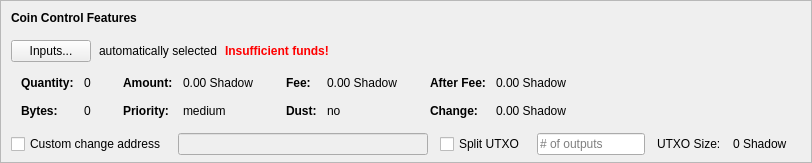
    <widget class="QFrame" name="frameCoinControl">
     <property name="sizePolicy">
      <sizepolicy hsizetype="Expanding" vsizetype="Expanding">
       <horstretch>0</horstretch>
       <verstretch>0</verstretch>
      </sizepolicy>
     </property>
     <property name="maximumSize">
      <size>
       <width>16777215</width>
       <height>16777215</height>
      </size>
     </property>
     <property name="frameShape">
      <enum>QFrame::StyledPanel</enum>
     </property>
     <property name="frameShadow">
      <enum>QFrame::Sunken</enum>
     </property>
     <layout class="QVBoxLayout" name="verticalLayoutCoinControl2">
      <property name="spacing">
       <number>0</number>
      </property>
      <property name="leftMargin">
       <number>0</number>
      </property>
      <property name="topMargin">
       <number>0</number>
      </property>
      <property name="rightMargin">
       <number>0</number>
      </property>
      <property name="bottomMargin">
       <number>6</number>
      </property>
      <item>
       <layout class="QVBoxLayout" name="verticalLayoutCoinControl" stretch="0,0,0,0,1">
        <property name="spacing">
         <number>0</number>
        </property>
        <property name="leftMargin">
         <number>10</number>
        </property>
        <property name="topMargin">
         <number>10</number>
        </property>
        <item>
         <layout class="QHBoxLayout" name="horizontalLayoutCoinControl1">
          <property name="bottomMargin">
           <number>15</number>
          </property>
          <item>
           <widget class="QLabel" name="labelCoinControlFeatures">
            <property name="sizePolicy">
             <sizepolicy hsizetype="Preferred" vsizetype="Maximum">
              <horstretch>0</horstretch>
              <verstretch>0</verstretch>
             </sizepolicy>
            </property>
            <property name="font">
             <font>
              <weight>75</weight>
              <bold>true</bold>
             </font>
            </property>
            <property name="styleSheet">
             <string notr="true">font-weight:bold;</string>
            </property>
            <property name="text">
             <string>Coin Control Features</string>
            </property>
           </widget>
          </item>
         </layout>
        </item>
        <item>
         <layout class="QHBoxLayout" name="horizontalLayoutCoinControl2" stretch="0,0,0,0">
          <property name="spacing">
           <number>8</number>
          </property>
          <property name="bottomMargin">
           <number>10</number>
          </property>
          <item>
           <widget class="QPushButton" name="pushButtonCoinControl">
            <property name="styleSheet">
             <string notr="true"/>
            </property>
            <property name="text">
             <string>Inputs...</string>
            </property>
            <property name="autoDefault">
             <bool>false</bool>
            </property>
           </widget>
          </item>
          <item>
           <widget class="QLabel" name="labelCoinControlAutomaticallySelected">
            <property name="text">
             <string>automatically selected</string>
            </property>
            <property name="margin">
             <number>5</number>
            </property>
           </widget>
          </item>
          <item>
           <widget class="QLabel" name="labelCoinControlInsuffFunds">
            <property name="font">
             <font>
              <weight>75</weight>
              <bold>true</bold>
             </font>
            </property>
            <property name="styleSheet">
             <string notr="true">color:red;font-weight:bold;</string>
            </property>
            <property name="text">
             <string>Insufficient funds!</string>
            </property>
            <property name="margin">
             <number>5</number>
            </property>
           </widget>
          </item>
          <item>
           <spacer name="horizontalSpacerCoinControl">
            <property name="orientation">
             <enum>Qt::Horizontal</enum>
            </property>
            <property name="sizeHint" stdset="0">
             <size>
              <width>40</width>
              <height>1</height>
             </size>
            </property>
           </spacer>
          </item>
         </layout>
        </item>
        <item>
         <widget class="QWidget" name="widgetCoinControl" native="true">
          <property name="sizePolicy">
           <sizepolicy hsizetype="Preferred" vsizetype="Preferred">
            <horstretch>0</horstretch>
            <verstretch>0</verstretch>
           </sizepolicy>
          </property>
          <property name="minimumSize">
           <size>
            <width>0</width>
            <height>0</height>
           </size>
          </property>
          <property name="styleSheet">
           <string notr="true"/>
          </property>
          <layout class="QHBoxLayout" name="horizontalLayoutCoinControl5">
           <property name="leftMargin">
            <number>0</number>
           </property>
           <property name="topMargin">
            <number>0</number>
           </property>
           <property name="rightMargin">
            <number>0</number>
           </property>
           <property name="bottomMargin">
            <number>0</number>
           </property>
           <item>
            <layout class="QHBoxLayout" name="horizontalLayoutCoinControl3" stretch="0,0,0,1">
             <property name="spacing">
              <number>20</number>
             </property>
             <property name="topMargin">
              <number>0</number>
             </property>
             <property name="bottomMargin">
              <number>10</number>
             </property>
             <item>
              <layout class="QFormLayout" name="formLayoutCoinControl1">
               <property name="horizontalSpacing">
                <number>10</number>
               </property>
               <property name="verticalSpacing">
                <number>14</number>
               </property>
               <property name="leftMargin">
                <number>10</number>
               </property>
               <property name="topMargin">
                <number>4</number>
               </property>
               <property name="rightMargin">
                <number>6</number>
               </property>
               <item row="0" column="0">
                <widget class="QLabel" name="labelCoinControlQuantityText">
                 <property name="font">
                  <font>
                   <weight>75</weight>
                   <bold>true</bold>
                  </font>
                 </property>
                 <property name="text">
                  <string>Quantity:</string>
                 </property>
                 <property name="margin">
                  <number>0</number>
                 </property>
                </widget>
               </item>
               <item row="0" column="1">
                <widget class="QLabel" name="labelCoinControlQuantity">
                 <property name="cursor">
                  <cursorShape>IBeamCursor</cursorShape>
                 </property>
                 <property name="contextMenuPolicy">
                  <enum>Qt::ActionsContextMenu</enum>
                 </property>
                 <property name="text">
                  <string notr="true">0</string>
                 </property>
                 <property name="margin">
                  <number>0</number>
                 </property>
                 <property name="textInteractionFlags">
                  <set>Qt::LinksAccessibleByMouse|Qt::TextSelectableByKeyboard|Qt::TextSelectableByMouse</set>
                 </property>
                </widget>
               </item>
               <item row="1" column="0">
                <widget class="QLabel" name="labelCoinControlBytesText">
                 <property name="font">
                  <font>
                   <weight>75</weight>
                   <bold>true</bold>
                  </font>
                 </property>
                 <property name="text">
                  <string>Bytes:</string>
                 </property>
                </widget>
               </item>
               <item row="1" column="1">
                <widget class="QLabel" name="labelCoinControlBytes">
                 <property name="cursor">
                  <cursorShape>IBeamCursor</cursorShape>
                 </property>
                 <property name="contextMenuPolicy">
                  <enum>Qt::ActionsContextMenu</enum>
                 </property>
                 <property name="text">
                  <string notr="true">0</string>
                 </property>
                 <property name="textInteractionFlags">
                  <set>Qt::LinksAccessibleByMouse|Qt::TextSelectableByKeyboard|Qt::TextSelectableByMouse</set>
                 </property>
                </widget>
               </item>
              </layout>
             </item>
             <item>
              <layout class="QFormLayout" name="formLayoutCoinControl2">
               <property name="horizontalSpacing">
                <number>10</number>
               </property>
               <property name="verticalSpacing">
                <number>14</number>
               </property>
               <property name="leftMargin">
                <number>6</number>
               </property>
               <property name="topMargin">
                <number>4</number>
               </property>
               <property name="rightMargin">
                <number>6</number>
               </property>
               <item row="0" column="0">
                <widget class="QLabel" name="labelCoinControlAmountText">
                 <property name="font">
                  <font>
                   <weight>75</weight>
                   <bold>true</bold>
                  </font>
                 </property>
                 <property name="text">
                  <string>Amount:</string>
                 </property>
                 <property name="margin">
                  <number>0</number>
                 </property>
                </widget>
               </item>
               <item row="0" column="1">
                <widget class="QLabel" name="labelCoinControlAmount">
                 <property name="cursor">
                  <cursorShape>IBeamCursor</cursorShape>
                 </property>
                 <property name="contextMenuPolicy">
                  <enum>Qt::ActionsContextMenu</enum>
                 </property>
                 <property name="text">
                  <string notr="true">0.00 Shadow</string>
                 </property>
                 <property name="textInteractionFlags">
                  <set>Qt::LinksAccessibleByMouse|Qt::TextSelectableByKeyboard|Qt::TextSelectableByMouse</set>
                 </property>
                </widget>
               </item>
               <item row="1" column="0">
                <widget class="QLabel" name="labelCoinControlPriorityText">
                 <property name="font">
                  <font>
                   <weight>75</weight>
                   <bold>true</bold>
                  </font>
                 </property>
                 <property name="text">
                  <string>Priority:</string>
                 </property>
                </widget>
               </item>
               <item row="1" column="1">
                <widget class="QLabel" name="labelCoinControlPriority">
                 <property name="cursor">
                  <cursorShape>IBeamCursor</cursorShape>
                 </property>
                 <property name="contextMenuPolicy">
                  <enum>Qt::ActionsContextMenu</enum>
                 </property>
                 <property name="text">
                  <string>medium</string>
                 </property>
                 <property name="textInteractionFlags">
                  <set>Qt::LinksAccessibleByMouse|Qt::TextSelectableByKeyboard|Qt::TextSelectableByMouse</set>
                 </property>
                </widget>
               </item>
              </layout>
             </item>
             <item>
              <layout class="QFormLayout" name="formLayoutCoinControl3">
               <property name="horizontalSpacing">
                <number>10</number>
               </property>
               <property name="verticalSpacing">
                <number>14</number>
               </property>
               <property name="leftMargin">
                <number>6</number>
               </property>
               <property name="topMargin">
                <number>4</number>
               </property>
               <property name="rightMargin">
                <number>6</number>
               </property>
               <item row="0" column="0">
                <widget class="QLabel" name="labelCoinControlFeeText">
                 <property name="font">
                  <font>
                   <weight>75</weight>
                   <bold>true</bold>
                  </font>
                 </property>
                 <property name="text">
                  <string>Fee:</string>
                 </property>
                 <property name="margin">
                  <number>0</number>
                 </property>
                </widget>
               </item>
               <item row="0" column="1">
                <widget class="QLabel" name="labelCoinControlFee">
                 <property name="cursor">
                  <cursorShape>IBeamCursor</cursorShape>
                 </property>
                 <property name="contextMenuPolicy">
                  <enum>Qt::ActionsContextMenu</enum>
                 </property>
                 <property name="text">
                  <string notr="true">0.00 Shadow</string>
                 </property>
                 <property name="textInteractionFlags">
                  <set>Qt::LinksAccessibleByMouse|Qt::TextSelectableByKeyboard|Qt::TextSelectableByMouse</set>
                 </property>
                </widget>
               </item>
               <item row="1" column="0">
                <widget class="QLabel" name="labelCoinControlLowOutputText">
                 <property name="font">
                  <font>
                   <weight>75</weight>
                   <bold>true</bold>
                  </font>
                 </property>
                 <property name="text">
                  <string>Dust:</string>
                 </property>
                </widget>
               </item>
               <item row="1" column="1">
                <widget class="QLabel" name="labelCoinControlLowOutput">
                 <property name="cursor">
                  <cursorShape>IBeamCursor</cursorShape>
                 </property>
                 <property name="contextMenuPolicy">
                  <enum>Qt::ActionsContextMenu</enum>
                 </property>
                 <property name="text">
                  <string>no</string>
                 </property>
                 <property name="textInteractionFlags">
                  <set>Qt::LinksAccessibleByMouse|Qt::TextSelectableByKeyboard|Qt::TextSelectableByMouse</set>
                 </property>
                </widget>
               </item>
              </layout>
             </item>
             <item>
              <layout class="QFormLayout" name="formLayoutCoinControl4">
               <property name="horizontalSpacing">
                <number>10</number>
               </property>
               <property name="verticalSpacing">
                <number>14</number>
               </property>
               <property name="leftMargin">
                <number>6</number>
               </property>
               <property name="topMargin">
                <number>4</number>
               </property>
               <property name="rightMargin">
                <number>6</number>
               </property>
               <item row="0" column="0">
                <widget class="QLabel" name="labelCoinControlAfterFeeText">
                 <property name="font">
                  <font>
                   <weight>75</weight>
                   <bold>true</bold>
                  </font>
                 </property>
                 <property name="text">
                  <string>After Fee:</string>
                 </property>
                 <property name="margin">
                  <number>0</number>
                 </property>
                </widget>
               </item>
               <item row="0" column="1">
                <widget class="QLabel" name="labelCoinControlAfterFee">
                 <property name="cursor">
                  <cursorShape>IBeamCursor</cursorShape>
                 </property>
                 <property name="contextMenuPolicy">
                  <enum>Qt::ActionsContextMenu</enum>
                 </property>
                 <property name="text">
                  <string notr="true">0.00 Shadow</string>
                 </property>
                 <property name="textInteractionFlags">
                  <set>Qt::LinksAccessibleByMouse|Qt::TextSelectableByKeyboard|Qt::TextSelectableByMouse</set>
                 </property>
                </widget>
               </item>
               <item row="1" column="0">
                <widget class="QLabel" name="labelCoinControlChangeText">
                 <property name="font">
                  <font>
                   <weight>75</weight>
                   <bold>true</bold>
                  </font>
                 </property>
                 <property name="text">
                  <string>Change:</string>
                 </property>
                </widget>
               </item>
               <item row="1" column="1">
                <widget class="QLabel" name="labelCoinControlChange">
                 <property name="cursor">
                  <cursorShape>IBeamCursor</cursorShape>
                 </property>
                 <property name="contextMenuPolicy">
                  <enum>Qt::ActionsContextMenu</enum>
                 </property>
                 <property name="text">
                  <string notr="true">0.00 Shadow</string>
                 </property>
                 <property name="textInteractionFlags">
                  <set>Qt::LinksAccessibleByMouse|Qt::TextSelectableByKeyboard|Qt::TextSelectableByMouse</set>
                 </property>
                </widget>
               </item>
              </layout>
             </item>
            </layout>
           </item>
          </layout>
         </widget>
        </item>
        <item>
         <layout class="QHBoxLayout" name="horizontalLayoutCoinControl4" stretch="0,0,0,0,0,0,0">
          <property name="spacing">
           <number>12</number>
          </property>
          <property name="sizeConstraint">
           <enum>QLayout::SetDefaultConstraint</enum>
          </property>
          <property name="topMargin">
           <number>5</number>
          </property>
          <property name="rightMargin">
           <number>5</number>
          </property>
          <item>
           <widget class="QCheckBox" name="checkBoxCoinControlChange">
            <property name="toolTip">
             <string>If this is activated, but the change address is empty or invalid, change will be sent to a newly generated address.</string>
            </property>
            <property name="text">
             <string>Custom change address</string>
            </property>
           </widget>
          </item>
          <item>
           <widget class="QValidatedLineEdit" name="lineEditCoinControlChange">
            <property name="enabled">
             <bool>false</bool>
            </property>
            <property name="sizePolicy">
             <sizepolicy hsizetype="Expanding" vsizetype="Fixed">
              <horstretch>0</horstretch>
              <verstretch>0</verstretch>
             </sizepolicy>
            </property>
           </widget>
          </item>
          <item>
           <widget class="QCheckBox" name="splitBlockCheckBox">
            <property name="text">
             <string>Split UTXO</string>
            </property>
           </widget>
          </item>
          <item>
           <widget class="QLineEdit" name="splitBlockLineEdit">
            <property name="sizePolicy">
             <sizepolicy hsizetype="Fixed" vsizetype="Fixed">
              <horstretch>50</horstretch>
              <verstretch>0</verstretch>
             </sizepolicy>
            </property>
            <property name="placeholderText">
             <string># of outputs</string>
            </property>
           </widget>
          </item>
          <item>
           <widget class="QLabel" name="labelBlockSizeText">
            <property name="text">
             <string>UTXO Size:</string>
            </property>
           </widget>
          </item>
          <item>
           <widget class="QLabel" name="labelBlockSize">
            <property name="text">
             <string>0 Shadow</string>
            </property>
           </widget>
          </item>
          <item>
           <widget class="QLabel" name="labelCoinControlChangeLabel">
            <property name="sizePolicy">
             <sizepolicy hsizetype="Preferred" vsizetype="Expanding">
              <horstretch>0</horstretch>
              <verstretch>0</verstretch>
             </sizepolicy>
            </property>
            <property name="minimumSize">
             <size>
              <width>0</width>
              <height>0</height>
             </size>
            </property>
            <property name="text">
             <string/>
            </property>
            <property name="margin">
             <number>3</number>
            </property>
           </widget>
          </item>
         </layout>
        </item>
        <item>
         <spacer name="verticalSpacerCoinControl">
          <property name="orientation">
           <enum>Qt::Vertical</enum>
          </property>
          <property name="sizeHint" stdset="0">
           <size>
            <width>800</width>
            <height>1</height>
           </size>
          </property>
         </spacer>
        </item>
       </layout>
      </item>
     </layout>
    </widget>
